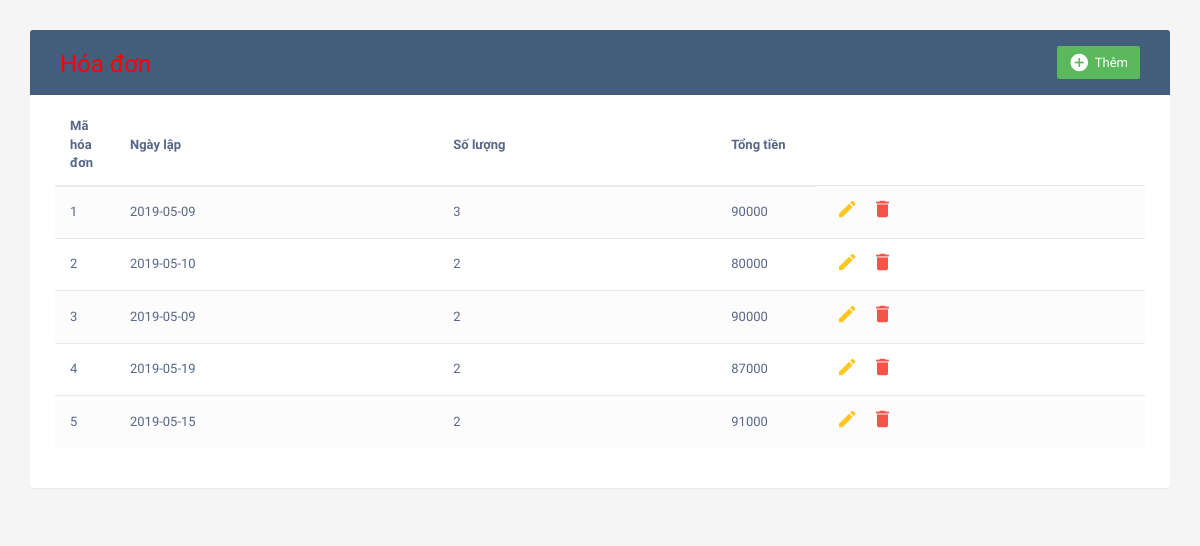
/management/hoadon.php, run on the app's committed database.
### tables this page shows
CREATE TABLE `hoadon` (
  `mahoadon` int(11) NOT NULL,
  `ngaylap` date NOT NULL,
  `soluong` int(11) NOT NULL,
  `tongtien` int(11) NOT NULL,
  `id` int(11) NOT NULL,
  `masanpham` int(11) NOT NULL
);

### management/hoadon.php (the view, shortened to what this page needs)
<!DOCTYPE html>
<html lang="en">
<head>
	<link rel="stylesheet" href="https://maxcdn.bootstrapcdn.com/font-awesome/4.7.0/css/font-awesome.min.css">
	<link rel="stylesheet" href="https://maxcdn.bootstrapcdn.com/bootstrap/3.3.7/css/bootstrap.min.css">
	<link rel="stylesheet" type="text/css" href="index.css">
</head>
<body>
	<div class="container">
            <div class="table-wrapper">
                <div class="table-title">
                    <div class="row">
                        <div class="col-sm-6">
                            <a href="dashboard.php" class="non-textdecoration"><h2>Hóa đơn</h2></a>
                        </div>
                        <div class="col-sm-6">
                                <a href="#addEmployeeModal" class="btn btn-success" data-toggle="modal"><i
                                                class="material-icons">&#xE147;</i> <span>Thêm</span></a>
                        </div>
                    </div>
                </div>
                    <table class="table table-striped table-hover">
                            <?php
                                    $con = mysqli_connect('localhost','root','','qlchts')
                                    or die ('Không thể kết nối tới database');
                                    mysqli_set_charset($con, 'UTF8');
                                    $sql = "SELECT * FROM hoadon";
                                    $result = mysqli_query($con,$sql);
                                    $num_rows = mysqli_num_rows($result);
                            ?>
                            <thead>
                                    <tr>
                                            <th>Mã hóa đơn</th>
                                            <th>Ngày lập </th>
                                            <th>Số lượng</th>
                                            <th>Tổng tiền</th>
                                    </tr>
                            </thead>
                            <tbody>
                                    <?php
                                    if($num_rows > 0) {
                                            while($row = mysqli_fetch_array($result)) {
                                            ?>
                                            <tr>
                                                    <td><?php echo $row['mahoadon']?></td>
                                                    <td><?php echo $row['ngaylap']?></td>
                                                    <td><?php echo $row['soluong']?></td>
                                                    <td><?php echo $row['tongtien']?></td>
                                                    <td>
                                                            <a href="edit2.php?edit=<?php echo $row['mahoadon'];?>" class="edit" data-toggle="modal"><i class="material-icons"
                                                                            data-toggle="tooltip" title="Edit">&#xE254;</i></a>
                                                            <a href="dele2.php?delete=<?php echo $row['mahoadon']; ?>" class="delete" data-toggle="modal"><i class="material-icons"
                                                                            data-toggle="tooltip" title="Delete">&#xE872;</i></a>
                                                    </td>
                                            </tr>
                                            <?php
                                            }
                                    }
                                    ?>
                            </tbody>
                    </table>
            </div>
    </div>
</body>
</html>

### management/index.css (style rules this page uses)
body { color: #566787; background: #f5f5f5; font-family: 'Varela Round', sans-serif; font-size: 13px; }
.table-wrapper { background: #fff; padding: 20px 25px; margin: 30px 0; border-radius: 3px; box-shadow: 0 1px 1px rgba(0,0,0,.05); }
.table-title { padding-bottom: 15px; background: #435d7d; color: #fff; padding: 16px 30px; margin: -20px -25px 10px; border-radius: 3px 3px 0 0; }
.table-title h2 { margin: 5px 0 0; font-size: 24px; }
.table-title .btn { color: #fff; float: right; font-size: 13px; border: none; min-width: 50px; border-radius: 2px; border: none; outline: none !important; margin-left: 10px; }
.table-title .btn i { float: left; font-size: 21px; margin-right: 5px; }
.table-title .btn span { float: left; margin-top: 2px; }
table.table tr th, table.table tr td { border-color: #e9e9e9; padding: 12px 15px; vertical-align: middle; }
table.table tr th:first-child { width: 60px; }
table.table tr th:last-child { width: 100px; }
table.table-striped tbody tr:nth-of-type(odd) { background-color: #fcfcfc; }
table.table td:last-child i { opacity: 0.9; font-size: 22px; margin: 0 5px; }
table.table td a { font-weight: bold; color: #566787; display: inline-block; text-decoration: none; outline: none !important; }
table.table td a.edit { color: #FFC107; }
table.table td a.delete { color: #F44336; }
table.table td i { font-size: 19px; }

### management/hoadon.php (style rules this page uses)
a.non-textdecoration { color: red; text-decoration: none; }

### data on the page
hoadon: mahoadon "1", ngaylap "2019-05-09", soluong "3", tongtien "90000"
hoadon: mahoadon "2", ngaylap "2019-05-10", soluong "2", tongtien "80000"
hoadon: mahoadon "3", ngaylap "2019-05-09", soluong "2", tongtien "90000"
hoadon: mahoadon "4", ngaylap "2019-05-19", soluong "2", tongtien "87000"
hoadon: mahoadon "5", ngaylap "2019-05-15", soluong "2", tongtien "91000"
